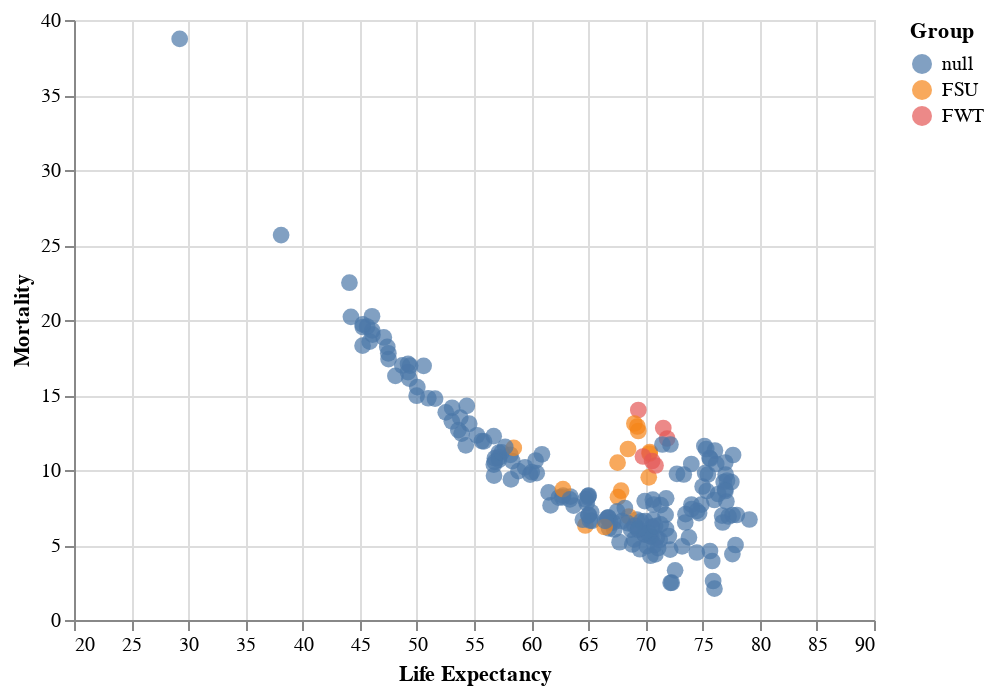

Write notebook code for a chart like this one.
### Code cell
alt.Chart(
    dem.loc[dem.Year == 1991].replace(0, np.nan)
).mark_circle(size=70).encode(
    x=alt.X('Life Expectancy:Q', scale=alt.Scale(domain=[20, 90])),
    y=alt.Y('Mortality:Q', scale=alt.Scale(domain=[0, 40])),
    color='Group',
    tooltip=['Country Code']
)

### Figure 1 — Vega-Lite specification as saved in the notebook (floating-point values rounded to 4 significant figures; data arrays with more than 128 entries replaced by an {"elided": "..."} marker saying what was removed)
{"config": {"view": {"continuousWidth": 400, "continuousHeight": 300}}, "data": {"name": "data-df7d58da75d304f4dbbed884d7e59a6e"}, "mark": {"type": "circle", "size": 70}, "encoding": {"color": {"field": "Group", "type": "nominal"}, "tooltip": [{"field": "Country Code", "type": "nominal"}], "x": {"field": "Life Expectancy", "scale": {"domain": [20, 90]}, "type": "quantitative"}, "y": {"field": "Mortality", "scale": {"domain": [0, 40]}, "type": "quantitative"}}, "$schema": "https://vega.github.io/schema/vega-lite/v4.17.0.json", "datasets": {"data-df7d58da75d304f4dbbed884d7e59a6e": {"elided": "217 records"}}}
